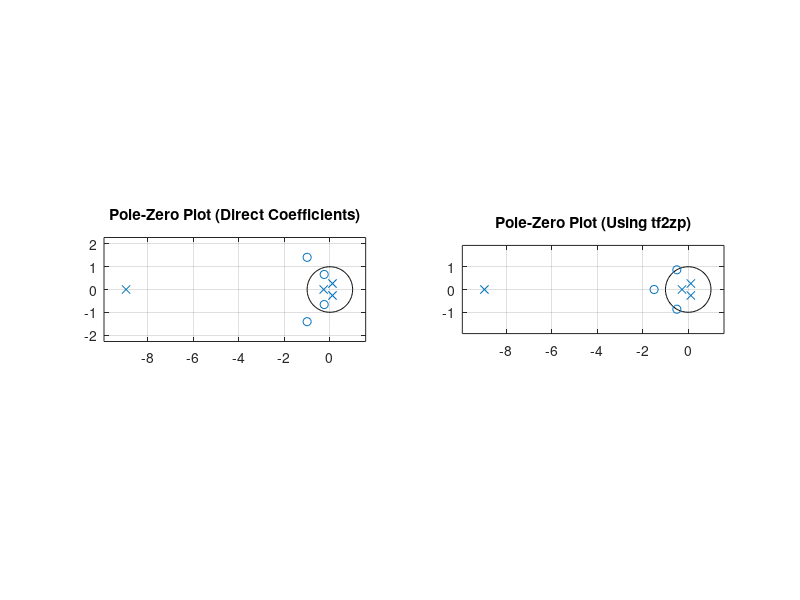
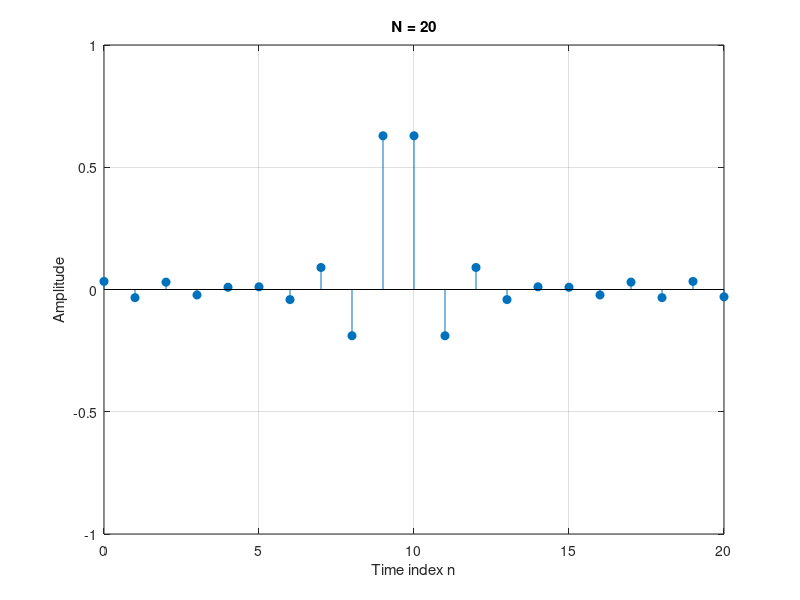
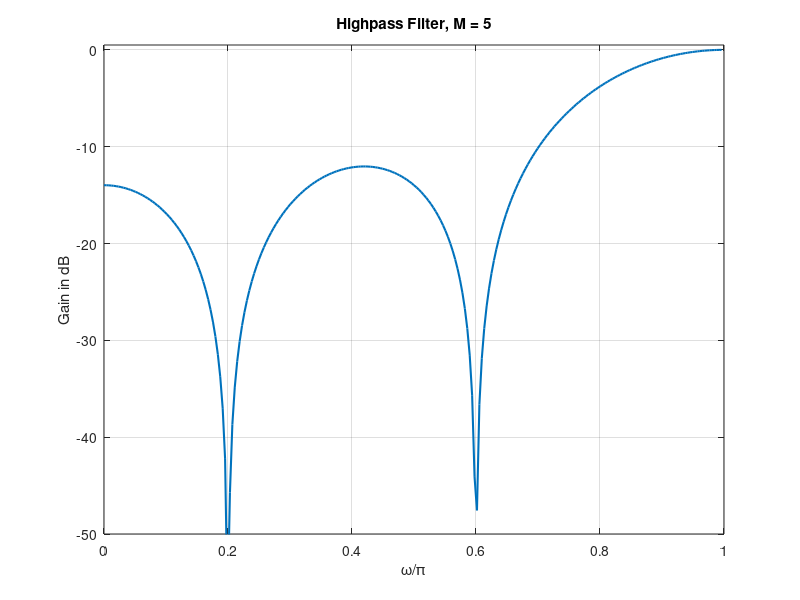
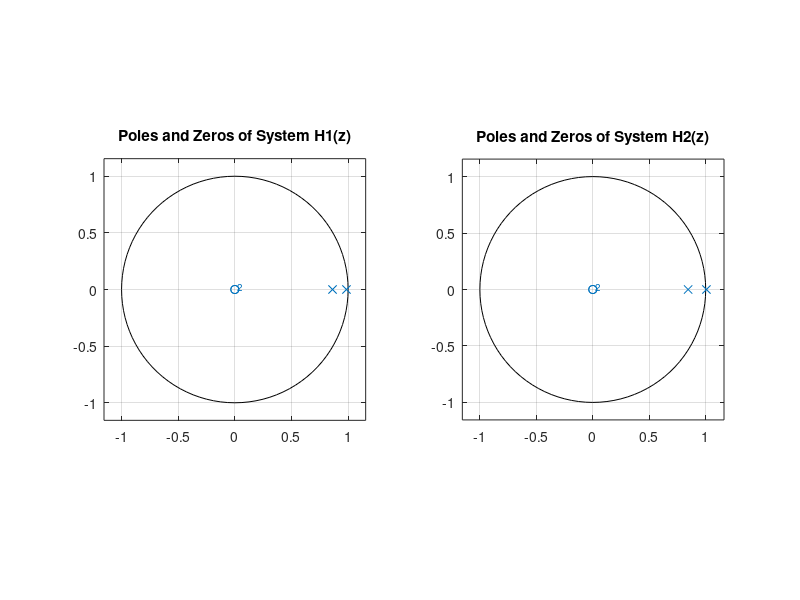

Reproduce these figures in MATLAB, in order.
% Digital Signal Processing - Highpass Filter
% Authors: Pouria Amiri
% Description: Z-transform analysis, filter properties, and system stability[cite: 2, 3, 4, 5, 6, 7].

clear; clc; close all;

%% Experiment 4-1: Z-transform poles and zeros
figure('Name', 'Experiment 4-1: Pole-Zero Plot', 'Position', [100, 100, 800, 400]);

% Part 1: Using direct coefficients
a1 = [2 5 9 5 3];
b1 = [5 45 2 1 1];
subplot(1, 2, 1);
zplane(a1, b1);
title('Pole-Zero Plot (Direct Coefficients)');
grid on;

% Part 2: Using tf2zp
a2 = [2 5 5 3];
b2 = [5 45 2 1 1];
[zeros_val, poles_val, gain_val] = tf2zp(a2, b2);
subplot(1, 2, 2);
zplane(zeros_val, poles_val);
title('Pole-Zero Plot (Using tf2zp)');
grid on;

%% Experiment 4-2: System properties and filter types
figure('Name', 'Experiment 4-2: Filter Stem Plot');
fc = 0.45;
n = -9.5:1:10.5;
y = 2 * fc * sinc(2 * fc * n);
k = n + 9.5;

stem(k, y, 'filled');
title('N = 20');
axis([0 20 -1 1]);
xlabel('Time index n');
ylabel('Amplitude');
grid on;

%% Experiment 4-3: Gain of a Highpass Filter
figure('Name', 'Experiment 4-3: Highpass Filter Gain');
M = 5;
num = ((-1).^(0:M-1)) / M;

% Note: 'gain' function in the original report is substituted with standard 'freqz'
[h, w] = freqz(num, 1, 256);
g = 20 * log10(abs(h)); % Convert to dB

plot(w/pi, g, 'LineWidth', 1.5);
grid on; %[cite: 5]
axis([0 1 -50 0.5]);
xlabel('\omega/\pi');
ylabel('Gain in dB');
title(['Highpass Filter, M = ', num2str(M)]);

%% Experiment 4-4: Pole-zero plots for stability
figure('Name', 'Experiment 4-4: Stability Analysis', 'Position', [150, 150, 800, 400]);

% System 1
den1 = [1 -1.848 0.85]; %[cite: 5]
subplot(1, 2, 1); %[cite: 5]
zplane(1, den1); %[cite: 5]
title('Poles and Zeros of System H1(z)'); %[cite: 5]
grid on; %[cite: 5]

% System 2
den2 = [1 -1.851 0.85]; %[cite: 6]
subplot(1, 2, 2); %[cite: 6]
zplane(1, den2); %[cite: 6]
title('Poles and Zeros of System H2(z)'); %[cite: 6]
grid on; %[cite: 6]

% Stability check display
disp('--- Stability Analysis ---');
disp('System 1 Poles:');
disp(roots(den1));
disp('System 2 Poles:');
disp(roots(den2));
